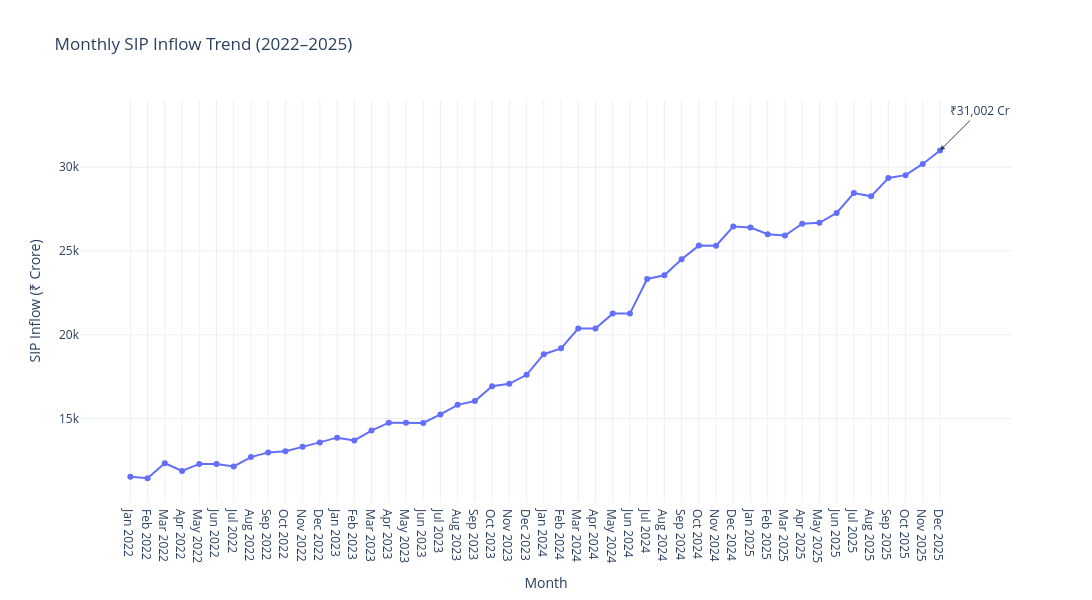

Notebook code for this chart:
### Code cell
fig = px.line(
    sip_plot,
    x="month",
    y="sip_inflow_crore",
    markers=True,
    title="Monthly SIP Inflow Trend (2022–2025)",
    labels={
        "month": "Month",
        "sip_inflow_crore": "SIP Inflow (₹ Crore)"
    },
    template="plotly_white",
    width=1200,
    height=600
)

max_row = sip_plot.loc[sip_plot["sip_inflow_crore"].idxmax()]

fig.add_annotation(
    x=max_row["month"],
    y=max_row["sip_inflow_crore"],
    text=f"₹{max_row['sip_inflow_crore']:,} Cr",
    showarrow=True,
    arrowhead=2,
    ax=40,
    ay=-40
)

fig.write_image("../charts/sip_inflow_trend.png")
fig.show()

### Figure 1 — Plotly figure (JSON) as saved in the notebook; plotly's stock layout.template omitted (floating-point values rounded to 4 significant figures)
{"data": [{"hovertemplate": "Month=%{x}<br>SIP Inflow (₹ Crore)=%{y}<extra></extra>", "legendgroup": "", "line": {"color": "#636efa", "dash": "solid"}, "marker": {"symbol": "circle"}, "mode": "lines+markers", "name": "", "orientation": "v", "showlegend": false, "type": "scatter", "x": ["Jan 2022", "Feb 2022", "Mar 2022", "Apr 2022", "May 2022", "Jun 2022", "Jul 2022", "Aug 2022", "Sep 2022", "Oct 2022", "Nov 2022", "Dec 2022", "Jan 2023", "Feb 2023", "Mar 2023", "Apr 2023", "May 2023", "Jun 2023", "Jul 2023", "Aug 2023", "Sep 2023", "Oct 2023", "Nov 2023", "Dec 2023", "Jan 2024", "Feb 2024", "Mar 2024", "Apr 2024", "May 2024", "Jun 2024", "Jul 2024", "Aug 2024", "Sep 2024", "Oct 2024", "Nov 2024", "Dec 2024", "Jan 2025", "Feb 2025", "Mar 2025", "Apr 2025", "May 2025", "Jun 2025", "Jul 2025", "Aug 2025", "Sep 2025", "Oct 2025", "Nov 2025", "Dec 2025"], "xaxis": "x", "y": [11517, 11438, 12328, 11863, 12286, 12276, 12140, 12694, 12976, 13040, 13306, 13573, 13856, 13687, 14276, 14749, 14749, 14734, 15245, 15814, 16042, 16928, 17073, 17610, 18838, 19187, 20371, 20371, 21262, 21262, 23332, 23547, 24509, 25323, 25320, 26459, 26400, 25999, 25926, 26632, 26688, 27274, 28464, 28265, 29361, 29529, 30200, 31002], "yaxis": "y"}], "layout": {"annotations": [{"arrowhead": 2, "ax": 40, "ay": -40, "showarrow": true, "text": "₹31,002 Cr", "x": "Dec 2025", "y": 31002}], "height": 600, "legend": {"tracegroupgap": 0}, "title": {"text": "Monthly SIP Inflow Trend (2022–2025)"}, "width": 1200, "xaxis": {"anchor": "y", "domain": [0, 1], "title": {"text": "Month"}}, "yaxis": {"anchor": "x", "domain": [0, 1], "title": {"text": "SIP Inflow (₹ Crore)"}}}}
